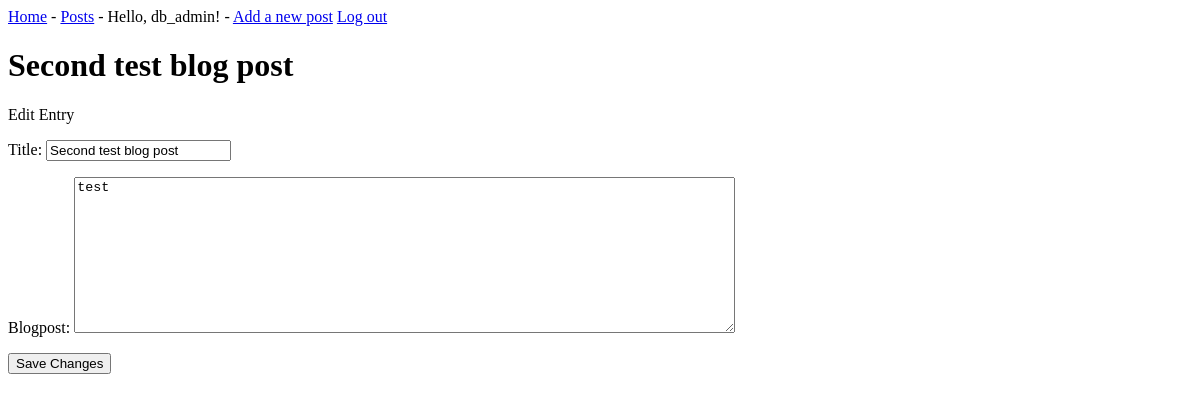
/edit_post/2 (signed in), run on an earlier commit of the app's database.
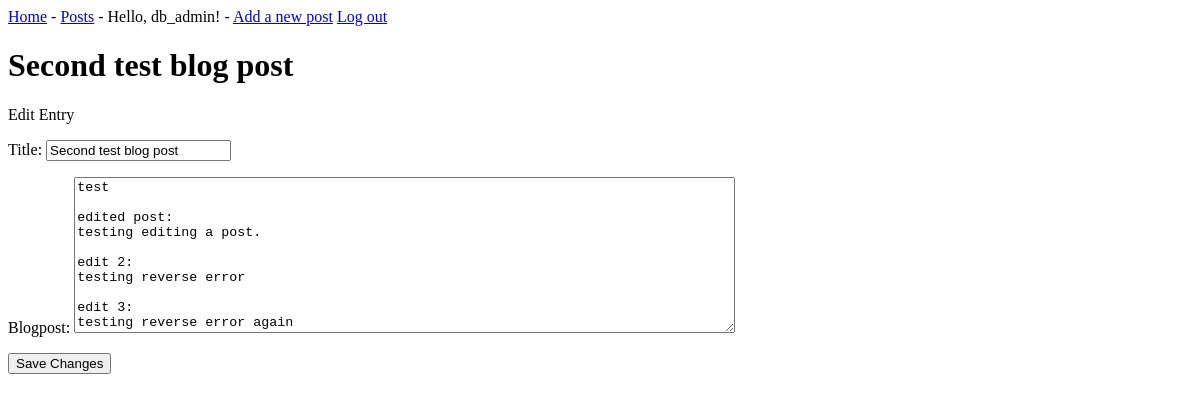
And on a later commit of the database.
### blogs/models.py (models this page shows, shortened)
class BlogPost(models.Model):
    date_added = models.DateTimeField(auto_now_add=True)
    title = models.CharField(max_length=64, unique=True)
    text = models.TextField(max_length=400)

### blogs/views.py (the view)
# urls.py: path('edit_post/<int:post_id>', views.edit_post, name='edit_post'),
def edit_post(request, post_id):
    post = BlogPost.objects.get(id=post_id)
    if request.method != 'POST':
        form = BlogForm(instance=post)
    else:
        form = BlogForm(instance=post, data=request.POST)
        if form.is_valid():
            form.save()
            return redirect('blogs:post', post_id=post.id)
    context = {'post': post, 'form': form}
    return render(request, 'blogs/edit_post.html', context)

### blogs/forms.py
class BlogForm(forms.ModelForm):
    class Meta:
        model = BlogPost
        fields = ['title','text']
        labels = {'text': 'Blogpost:'}
        widgets = {'text': forms.Textarea(attrs={'cols':80})}

### blogs/templates/blogs/edit_post.html (shortened to what this page needs)
{% extends 'blogs/base.html' %}
{% block content %}
<div class="panel panel-default">
    <div class="panel-heading">
      <h1>
        {{ post.title }}
      </h1>
    </div>
    <p> Edit Entry </p>
    <form action = "{% url 'blogs:edit_post' post.id %}" method='post'>
        {{ form.as_p }}
        <button name="Submit">Save Changes</button>
    </form>
  </div>
{% endblock content %}

What changed in the data, as far as the page shows it:
changed BlogPost "Second test blog post": text "test" → "test edited post: testing editing a post. edit 2: testing reverse error edit 3: testing reverse error again"
